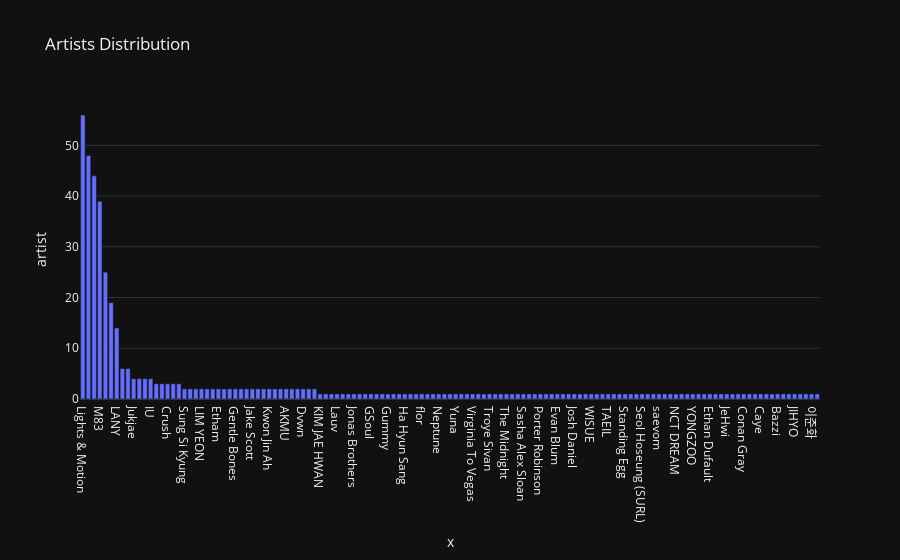

Notebook code cell kept with this figure:
### Markdown cell above
## Data Exploration and Visualisation

### Basic Distribution Analysis

This section is to visualise overall distribution of data

### Code cell
px.bar(
    dataset['artist'].value_counts(),
    x=dataset['artist'].value_counts().index,
    y='artist',
    title='Artists Distribution'
)

### Figure 1 — Plotly figure (JSON) as saved in the notebook; plotly's stock layout.template omitted (floating-point values rounded to 4 significant figures; data arrays with more than 128 entries replaced by an {"elided": "..."} marker saying what was removed)
{"data": [{"alignmentgroup": "True", "hovertemplate": "x=%{x}<br>artist=%{y}<extra></extra>", "legendgroup": "", "marker": {"color": "#636efa", "pattern": {"shape": ""}}, "name": "", "offsetgroup": "", "orientation": "v", "showlegend": false, "textposition": "auto", "x": {"elided": "131 str values"}, "xaxis": "x", "y": {"elided": "131 int values"}, "yaxis": "y", "type": "bar"}], "layout": {"xaxis": {"anchor": "y", "domain": [0.0, 1.0], "title": {"text": "x"}}, "yaxis": {"anchor": "x", "domain": [0.0, 1.0], "title": {"text": "artist"}}, "legend": {"tracegroupgap": 0}, "title": {"text": "Artists Distribution"}, "barmode": "relative"}}
